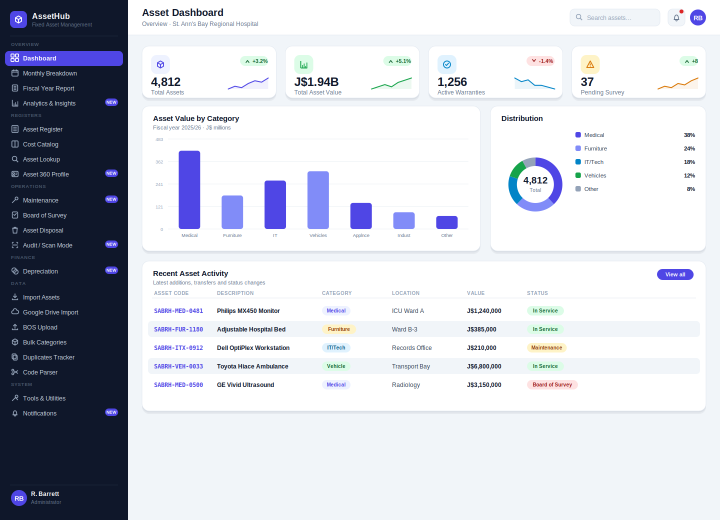
#> input picture mockups/pages/01_dashboard.png, 1440 x 1040 px (shown at 1/2 size); its folder holds only this picture in this run
$ python sheet.py
#> lines starting #> are read from the running program, lines starting #| are printed output that depends on the picture
from PIL import Image, ImageDraw, ImageFont
import glob, os
files=sorted(glob.glob("mockups/pages/*.png"))
labels={
"01":"Dashboard","02":"Monthly Breakdown","03":"Fiscal Year Report","04":"Analytics & Insights  (NEW)",
"05":"Asset Register","06":"Cost Catalog","07":"Asset Lookup","08":"Asset 360 Profile  (NEW)",
"09":"Maintenance  (NEW)","10":"Board of Survey","11":"Asset Disposal","12":"Audit / Scan Mode  (NEW)",
"13":"Depreciation  (NEW)","14":"Import Assets","15":"Google Drive Import","16":"BOS Upload",
"17":"Bulk Categories","18":"Duplicates Tracker","19":"Code Parser","20":"Tools & Utilities","21":"Notifications  (NEW)"}
cols=3; tw=452; th=325; padx=22; pady=20; lab=30; top=84
rows=(len(files)+cols-1)//cols
W=cols*tw+(cols+1)*padx; H=top+rows*(th+lab+pady)+pady
sheet=Image.new("RGB",(W,H),"#0F172A")
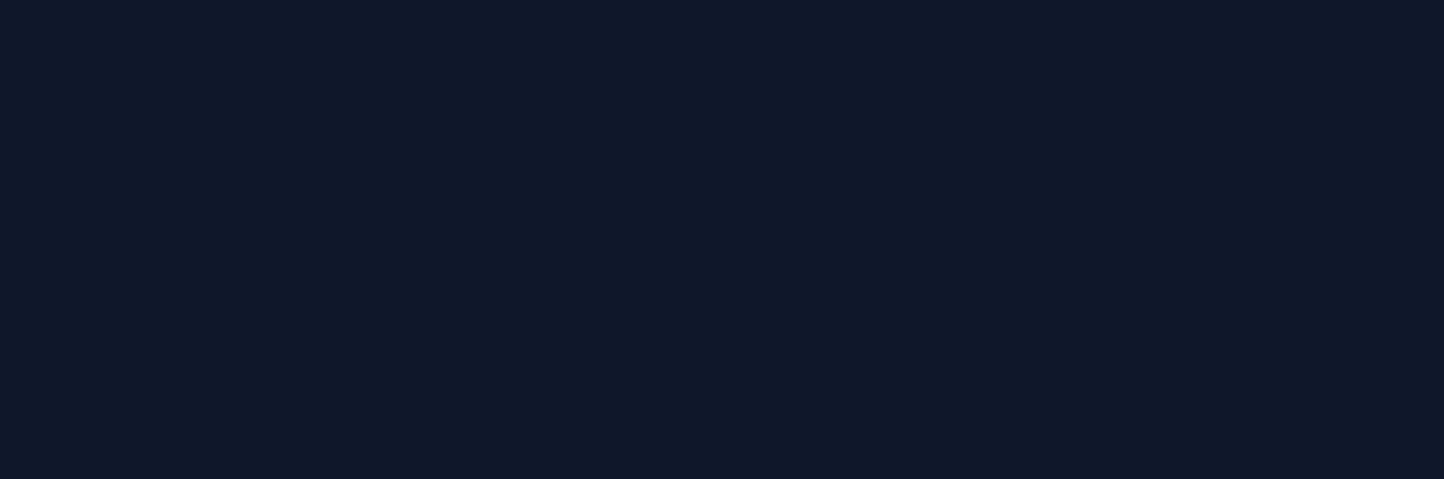
#> sheet: PIL image 1444x479 RGB; mean R, G, B 15, 23, 42
d=ImageDraw.Draw(sheet)
def font(sz,bold=False):
#> called with sz = 30, bold = True
    for p in ["/usr/share/fonts/truetype/liberation/LiberationSans-%s.ttf"%("Bold" if bold else "Regular"),
              "/usr/share/fonts/truetype/dejavu/DejaVuSans%s.ttf"%("-Bold" if bold else "")]:
        if os.path.exists(p): return ImageFont.truetype(p,sz)
    return ImageFont.load_default()
d.text((padx,28),"Fixed Asset Dashboard — Full Redesign  ·  21 pages (15 existing + 6 new features)",font=font(30,True),fill="#FFFFFF")
for i,f in enumerate(files):
    r=i//cols; c=i%cols; x=padx+c*(tw+padx); y=top+r*(th+lab+pady)
    im=Image.open(f).convert("RGB").resize((tw,th))
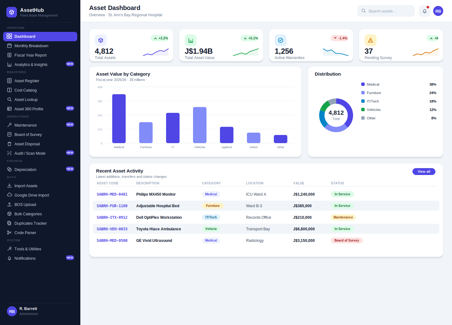
#> im: PIL image 452x325 RGB; mean R, G, B 202.9, 205.8, 214.3
    sheet.paste(im,(x,y))
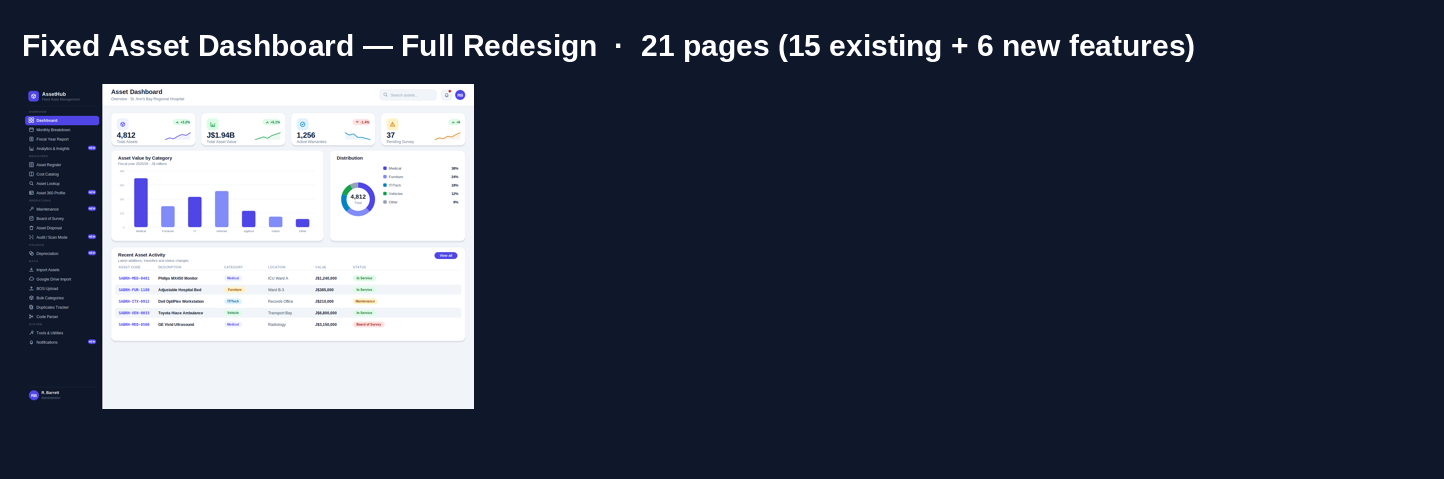
#> sheet: PIL image 1444x479 RGB; mean R, G, B 58, 64.9, 81.4
    d.rectangle([x,y,x+tw-1,y+th-1],outline="#334155",width=1)
    key=os.path.basename(f)[:2]
    new = "(NEW)" in labels.get(key,"")
    d.text((x+2,y+th+7),labels.get(key,key),font=font(17,True),fill=("#A5B4FC" if new else "#E2E8F0"))
sheet.save("mockups/out/00_contact_sheet.png")
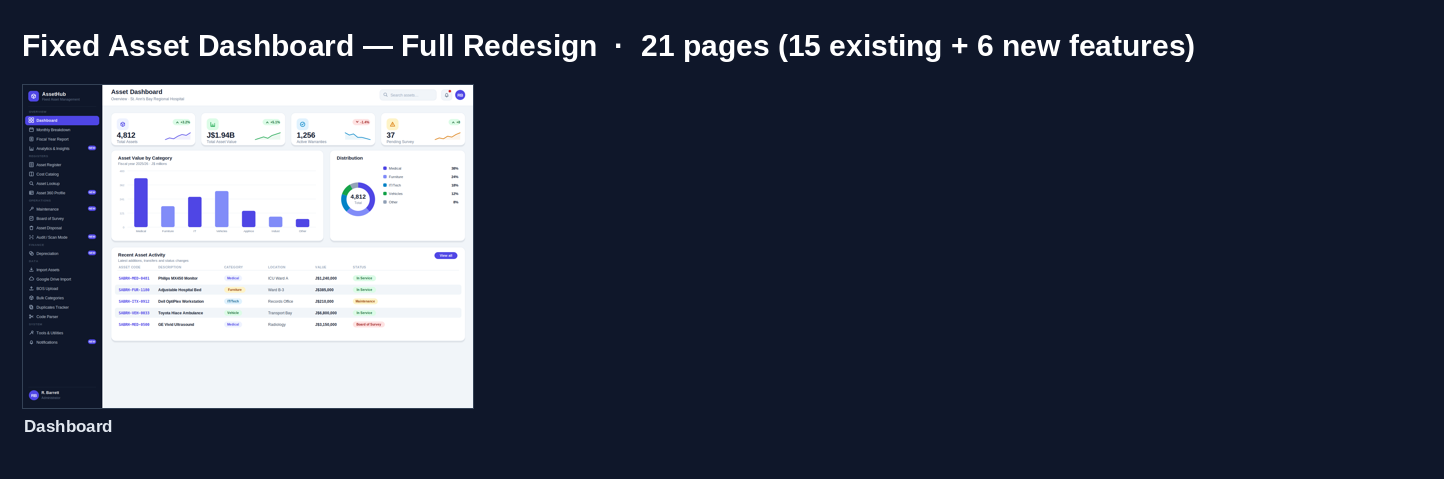
#> saved as 00_contact_sheet.png: PIL image 1444x479 RGB; mean R, G, B 57.9, 64.7, 81.3
print("sheet",sheet.size)
#| sheet (1444, 479)

$ run again, on mockups/pages/05_asset_register.png
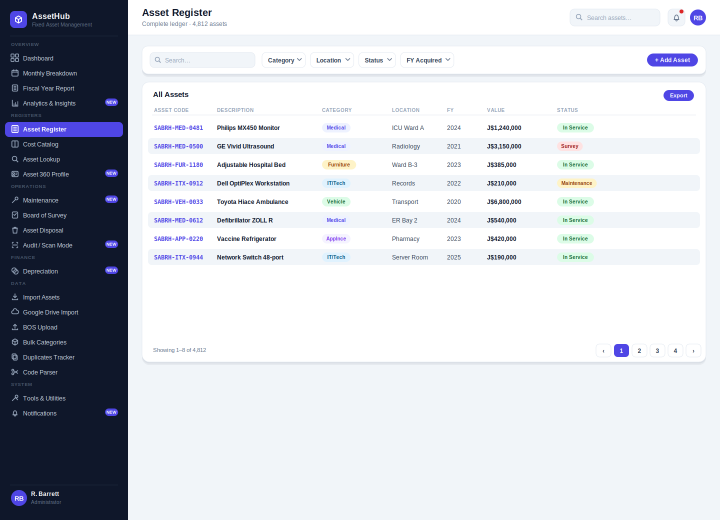
#> input picture mockups/pages/05_asset_register.png, 1440 x 1040 px (shown at 1/2 size)
#> `im=Image.open(f).convert("RGB").resize((tw,th))`:
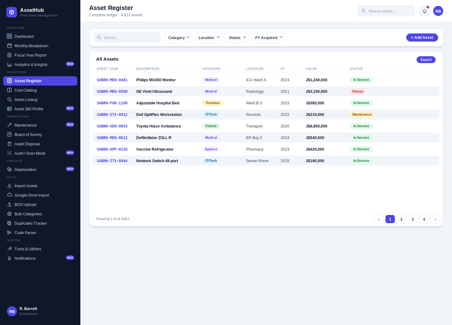
#> im: PIL image 452x325 RGB; mean R, G, B 204.7, 207.9, 214.7
#> `sheet.save("mockups/out/00_contact_sheet.png")`:
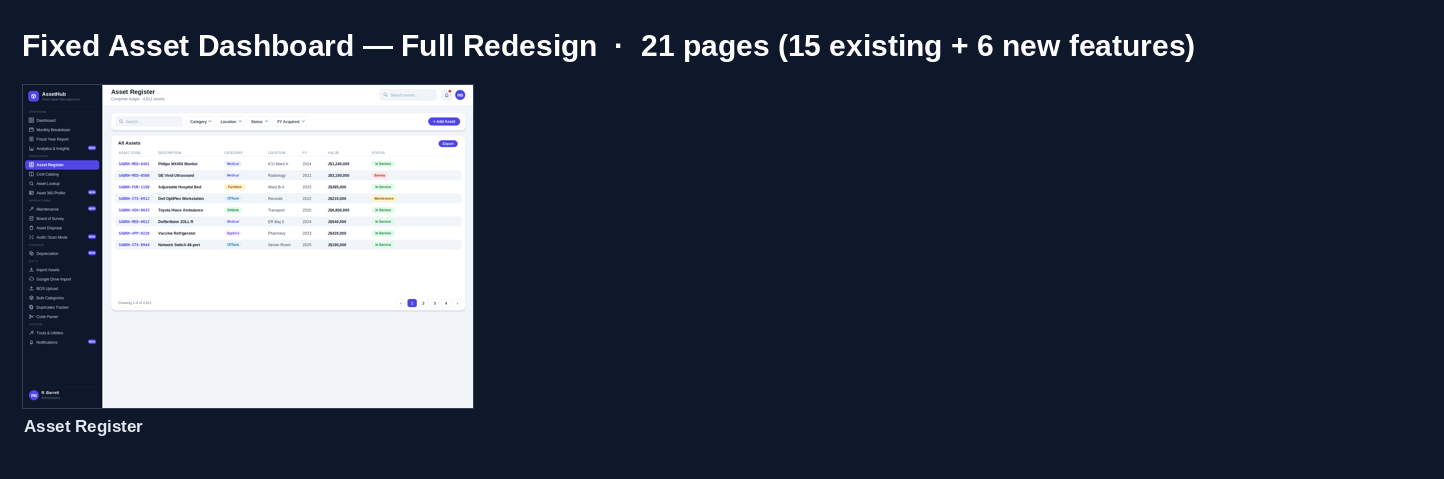
#> saved as 00_contact_sheet.png: PIL image 1444x479 RGB; mean R, G, B 58.3, 65.2, 81.4
#| sheet (1444, 479)

$ run again, on mockups/pages/06_cost_catalog.png
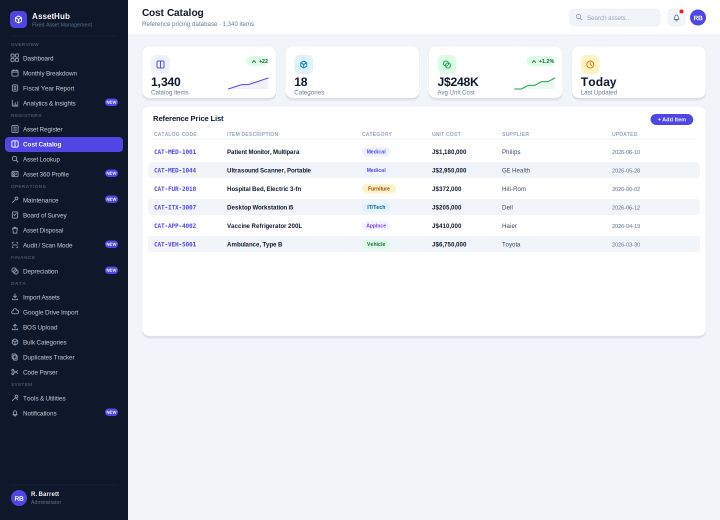
#> input picture mockups/pages/06_cost_catalog.png, 1440 x 1040 px (shown at 1/2 size)
#> `im=Image.open(f).convert("RGB").resize((tw,th))`:
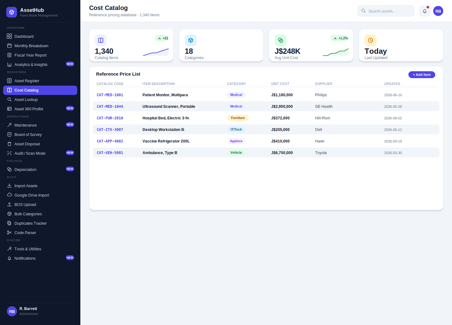
#> im: PIL image 452x325 RGB; mean R, G, B 205.1, 208.3, 214.9
#> `sheet.save("mockups/out/00_contact_sheet.png")`:
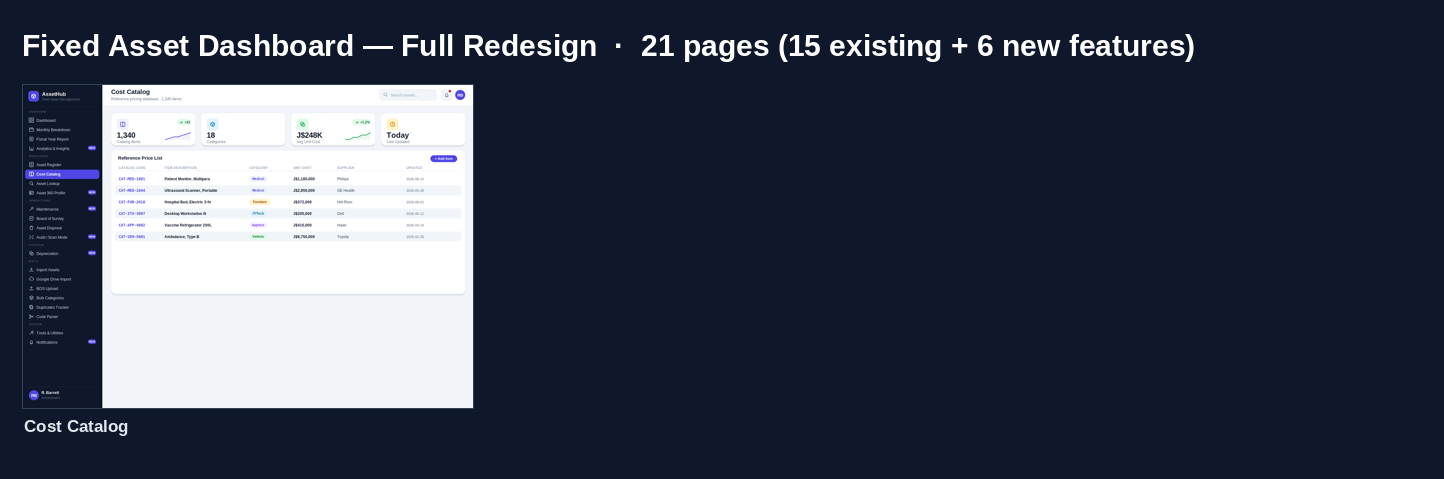
#> saved as 00_contact_sheet.png: PIL image 1444x479 RGB; mean R, G, B 58.4, 65.3, 81.4
#| sheet (1444, 479)

$ run again, on mockups/pages/02_monthly_breakdown.png
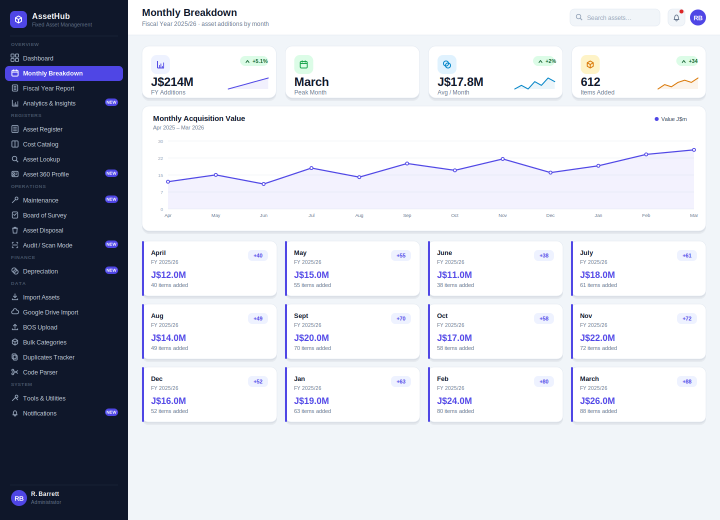
#> input picture mockups/pages/02_monthly_breakdown.png, 1440 x 1040 px (shown at 1/2 size)
#> `sheet.save("mockups/out/00_contact_sheet.png")`:
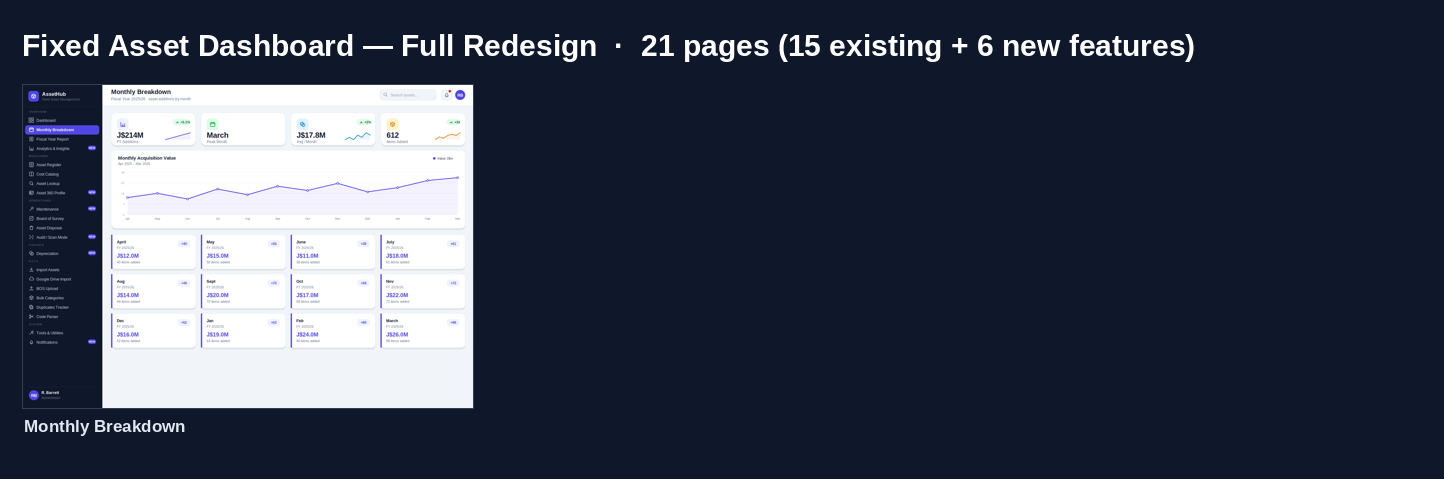
#> saved as 00_contact_sheet.png: PIL image 1444x479 RGB; mean R, G, B 58.5, 65.2, 81.6
#| sheet (1444, 479)
